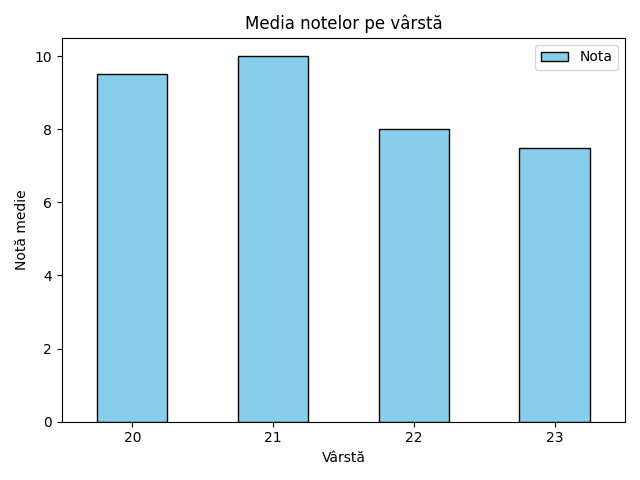

Generate this figure with Python:
import pandas as pd
import matplotlib.pyplot as plt

# 1️⃣ Citim datele
df = pd.read_csv("student.csv")

# 2️⃣ Pivot table: media și numărul de studenți pe vârstă
pivot = df.pivot_table(index="Varsta", values="Nota", aggfunc=["mean", "count"])

print("\n=== Pivot table ===")
print(pivot)

# 3️⃣ Grafic: Media notelor pe vârstă
plt.figure(figsize=(6, 4))
pivot["mean"].plot(kind="bar", color="skyblue", edgecolor="black")
plt.title("Media notelor pe vârstă")
plt.xlabel("Vârstă")
plt.ylabel("Notă medie")
plt.xticks(rotation=0)
plt.tight_layout()

# 4️⃣ Salvăm graficul ca imagine
plt.savefig("pivot_grafic.png")
plt.show()  # afișăm graficul pe ecran
